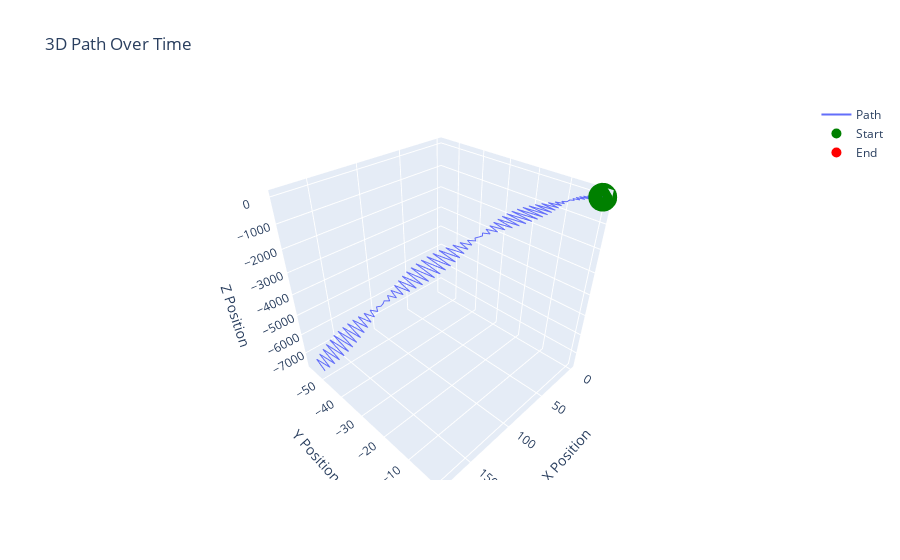

Source (notebook cell):
### Markdown cell above
# Test

### Code cell
print(selected_participant.value)
print(selected_trial.value)
testKF = testKF6()
filtered_data = []
for k, z in eg_measurements.iterrows():
    testKF.predict()
    filtered_state = testKF.update(z)
    filtered_data.append(filtered_state)
    
    if int(k) > 1000:
        break

# pd.DataFrame(filtered_data)
filtered_data = np.array(filtered_data)
filtered_data = filtered_data.reshape(filtered_data.shape[0], 16)
filtered_df = pd.DataFrame(filtered_data)
filtered_df.columns = ['pN', 'pE', 'pD', 'vN', 'vE', 'vD', 'aN',
                        'aE', 'aD', 'q0', 'q1', 'q2', 'q3', 'wN', 'wE', 'wD']
filtered_df
plot_path(filtered_df)

### Figure 1 — Plotly figure (JSON) as saved in the notebook; plotly's stock layout.template omitted (floating-point values rounded to 4 significant figures; data arrays with more than 128 entries replaced by an {"elided": "..."} marker saying what was removed)
{"data": [{"mode": "lines", "name": "Path", "type": "scatter3d", "x": {"elided": "1002 float values"}, "y": {"elided": "1002 float values"}, "z": {"elided": "1002 float values"}}, {"marker": {"color": "green", "size": 10}, "mode": "markers", "name": "Start", "type": "scatter3d", "x": [0], "y": [0], "z": [0]}, {"marker": {"color": "red", "size": 10}, "mode": "markers", "name": "End", "type": "scatter3d", "x": [null], "y": [null], "z": [null]}], "layout": {"scene": {"xaxis": {"title": {"text": "X Position"}}, "yaxis": {"title": {"text": "Y Position"}}, "zaxis": {"title": {"text": "Z Position"}}}, "showlegend": true, "title": {"text": "3D Path Over Time"}}}
